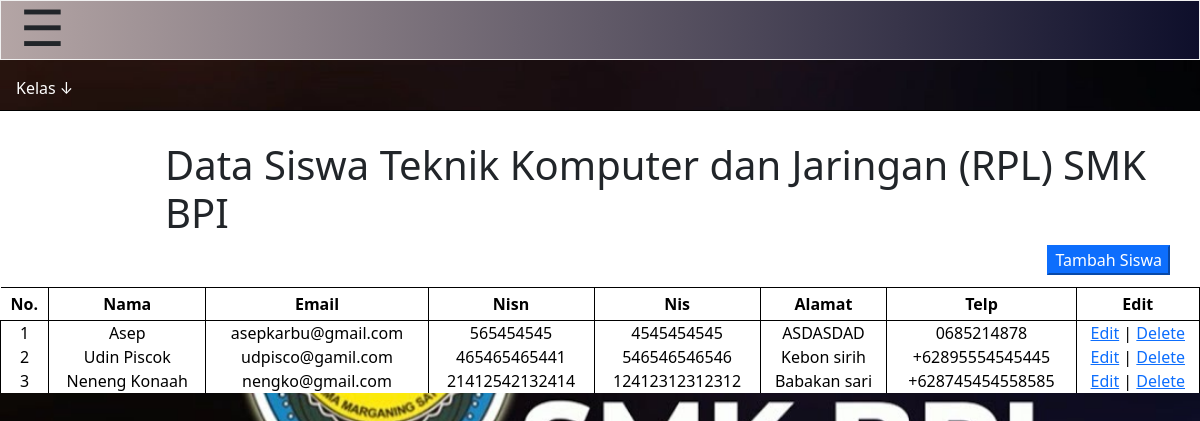
Page /index.php/Welcome/viewtkj on the committed database.
### tables this page shows
CREATE TABLE `siswa` (
  `id` int(11) NOT NULL,
  `email` varchar(255) NOT NULL,
  `password` varchar(100) NOT NULL,
  `nama` varchar(255) NOT NULL,
  `kelas` varchar(50) NOT NULL,
  `jurusan` varchar(50) NOT NULL,
  `nisn` varchar(255) NOT NULL,
  `nis` varchar(255) NOT NULL,
  `alamat` text NOT NULL,
  `telp` varchar(50) NOT NULL,
  `level` varchar(50) NOT NULL
);

### application/controllers/Welcome.php (called while the page is built, shortened)
<?php
class Welcome extends CI_Controller {
	public function __construct()
    {
        $this->load->model("m_welcome");
        $this->load->model("m_welcome1");
        $this->load->model('Spp');
        $this->load->library('form_validation');
    }
	public function viewtkj()
	{
		$data['siswa'] = $this->m_welcome->getAllTkj();
		$this->load->view('admin/data_tkj',$data);
	}
}
?>

### index.php (called while the page is built, shortened)
<?php
require_once BASEPATH.'core/CodeIgniter.php';

### application/models/m_welcome.php (called while the page is built, shortened)
<?php defined('BASEPATH') OR exit('No direct script access allowed');
class m_welcome extends CI_Model
{
	function getAllTkj(){
	$query = $this->db->get_where('siswa', array('jurusan' => 'TKJ'));
	return $query->result();
	}
}

### application/views/admin/data_tkj.php (the view, shortened to what this page needs)
<html lang="en">
<head>
<link rel="stylesheet" href="<?php echo base_url()?>/assets/css/bootstrap.css">
<link rel="stylesheet" href="<?php echo base_url()?>/assets/css/custom.css">
</head>
<body class="layar">
<div class="pala">
<span style="font-size:50px;cursor:pointer;top : -10px; position: absolute; left: 20px" onclick="openNav()">&#9776;</span>
</div>
<ul class="main-navigation">
   <li><a href="#">Kelas &darr;</a>
  </li>
</ul >
<div class="jambut">
  <h1 style="padding-left: 165px">Data Siswa Teknik Komputer dan Jaringan (RPL) SMK BPI</h1>
  <button id="myBtn" class="btn-primary" style="float:right; right:30px; position: absolute">Tambah Siswa</button>
<table style="width:100%" class="jambut">
      <tr>
        <th>No. </th>
        <th>Nama </th>
        <th>Email </th>
        <th>Nisn </th>
        <th>Nis </th>
        <th>Alamat </th>
        <th>Telp </th>
        <th>Edit </th>
     </tr>
     <?php
          $no = 1;
          foreach($siswa as $row)
          {
            ?>
            <tr>
              <td widtd="5%"><?php echo $no++; ?></td>
              <td><?php echo $row->nama; ?></td>
              <td><?php echo $row->email; ?></td>
              <td><?php echo $row->nisn; ?></td>
              <td><?php echo $row->nis; ?></td>
              <td><?php echo $row->alamat; ?></td>
              <td><?php echo $row->telp; ?></td>
              <td>
              <?php echo anchor('Welcome/edit/'.$row->id,'Edit'); ?> |
              <?php echo anchor('Welcome/hapus2/'.$row->id,'Delete'); ?>
              </td>
            </tr>
            <?php
          }
          ?>
   </table>
 </div>
</body>
</html>

### assets/css/custom.css (style rules this page uses)
.layar { background-image: url('../image/smk.jpg'); background-size: cover; }
.pala { width:100%; height: 60px; position: static; background-image: linear-gradient(to left, #0E0F2B , #b4a5a5); border: 1px solid #f1f1f1; }
ul { list-style: none;padding: 0;margin: 0; }
ul li { position: relative;float: left; width:150px }
ul li a { display: block;padding: 1em;text-decoration: none;color: #fff }
.jambut { background-color: white; margin-top: 50px; padding-top: 30px; border-top:1px solid black; }
.jambut th { border-right: 1px solid black; padding: 5px; border-bottom:1px solid black; color: black; text-align: center; }
.jambut tr { color: black; text-align: center; }
.jambut td { text-align: center; border-right: 1px solid black; border-left: 1px solid black; }
.jambut h1 { position: static; padding-left: 135px; }

### rows in the picture
siswa: nama "Asep", email "asepkarbu@gmail.com", nisn "565454545", nis "4545454545", alamat "ASDASDAD", telp "0685214878", id "Edit", id "Delete"
siswa: nama "Udin Piscok", email "udpisco@gamil.com", nisn "465465465441", nis "546546546546", alamat "Kebon sirih", telp "+62895554545445", id "Edit", id "Delete"
siswa: nama "Neneng Konaah", email "nengko@gmail.com", nisn "21412542132414", nis "12412312312312", alamat "Babakan sari", telp "+628745454558585", id "Edit", id "Delete"
